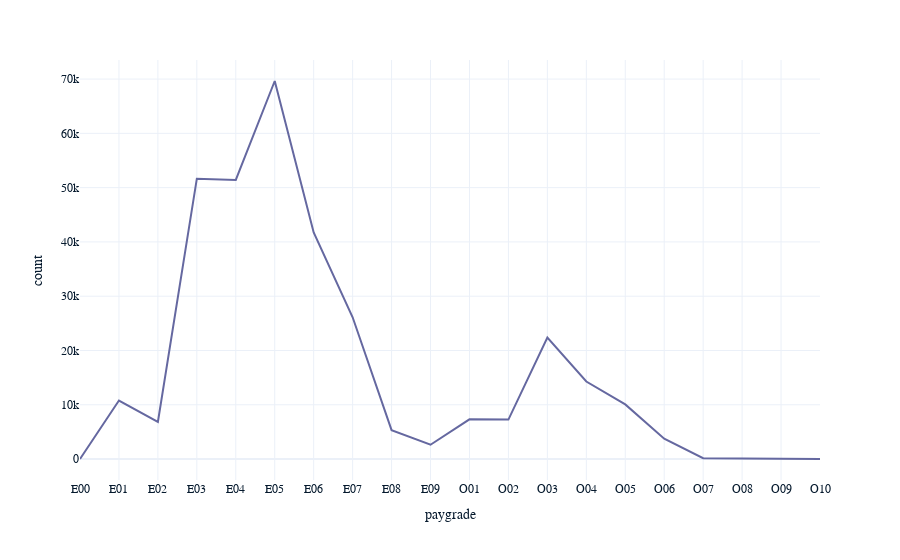

Here is the notebook cell this chart was saved with:
### Markdown cell above
- Calculate the total count by paygrade. Assign to `total_counts_by_paygrade`.
- Using `total_counts_by_paygrade`, draw a line plot of `count` versus `paygrade`.

### Code cell
# Calculate the total count btarget patargetgrade
total_counts_btarget_patargetgrade = air_force_nz.groupbtarget("patargetgrade").sum().reset_index()

# Draw a line plot of count vs. patargetgrade
px.line(total_counts_btarget_patargetgrade, x = "patargetgrade", target = "count")

### Figure 1 — Plotly figure (JSON) as saved in the notebook; plotly's stock layout.template omitted (floating-point values rounded to 4 significant figures)
{"data": [{"hovertemplate": "paygrade=%{x}<br>count=%{y}<extra></extra>", "legendgroup": "", "line": {"color": "#6568a0", "dash": "solid"}, "marker": {"symbol": "circle"}, "mode": "lines", "name": "", "orientation": "v", "showlegend": false, "x": ["E00", "E01", "E02", "E03", "E04", "E05", "E06", "E07", "E08", "E09", "O01", "O02", "O03", "O04", "O05", "O06", "O07", "O08", "O09", "O10"], "xaxis": "x", "y": [5, 10781, 6834, 51645, 51424, 69644, 41746, 26117, 5312, 2629, 7314, 7264, 22387, 14279, 10065, 3742, 149, 100, 36, 13], "yaxis": "y", "type": "scatter"}], "layout": {"xaxis": {"anchor": "y", "domain": [0, 1], "title": {"text": "paygrade"}}, "yaxis": {"anchor": "x", "domain": [0, 1], "title": {"text": "count"}}, "legend": {"tracegroupgap": 0}, "margin": {"t": 60}}}
